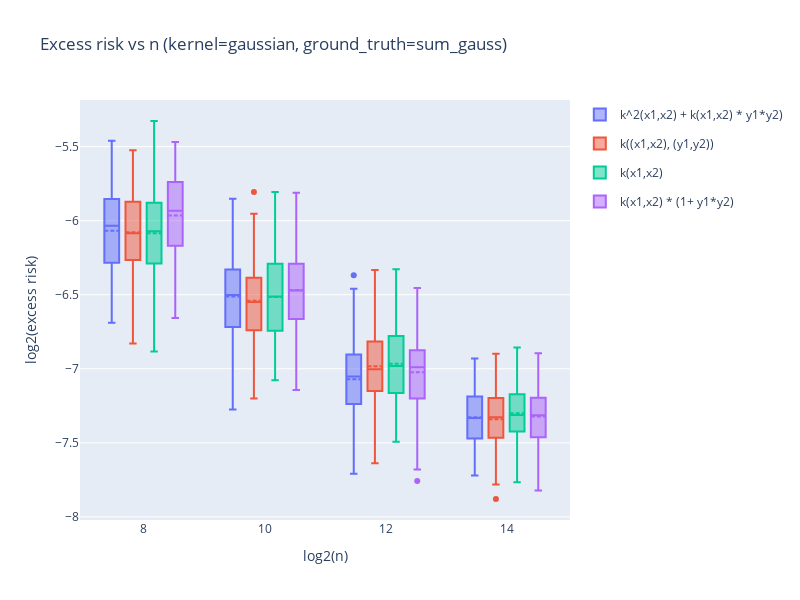

The notebook cell saved with this chart:
### Code cell
scale = 'log2'
baseline_loss = 0.01 # = noise**2

for result in results:
    name = result['name']
    color = colors_list[names.index(name)]
    excess_risk = np.array(result["scores"]) - baseline_loss

    if scale == 'log2':
        y = np.log2(excess_risk)
        hline = np.log2(np.abs(baseline_loss))

    elif scale == 'linear':
        y = excess_risk
        hline = np.abs(baseline_loss)

    trace = go.Box(
        x=[result['logn']]*len(result["scores"]),
        y=y,
        name=name,
        # opacity=0.5,
        legendgroup=name,
        line_color=color,
        offsetgroup=name,
        showlegend=color not in colors_used,
        boxmean=True,
    )

    fig.add_trace(trace)
    colors_used.add(color)

fig.update_yaxes(title_text=f"{scale}(excess risk)")
fig.update_xaxes(title_text="log2(n)", type='linear')
fig.update_layout(
    width=800,
    height=600,
    title=f"Excess risk vs n (kernel={kernel}, ground_truth={ground_truth})",
    boxmode='group'
)
